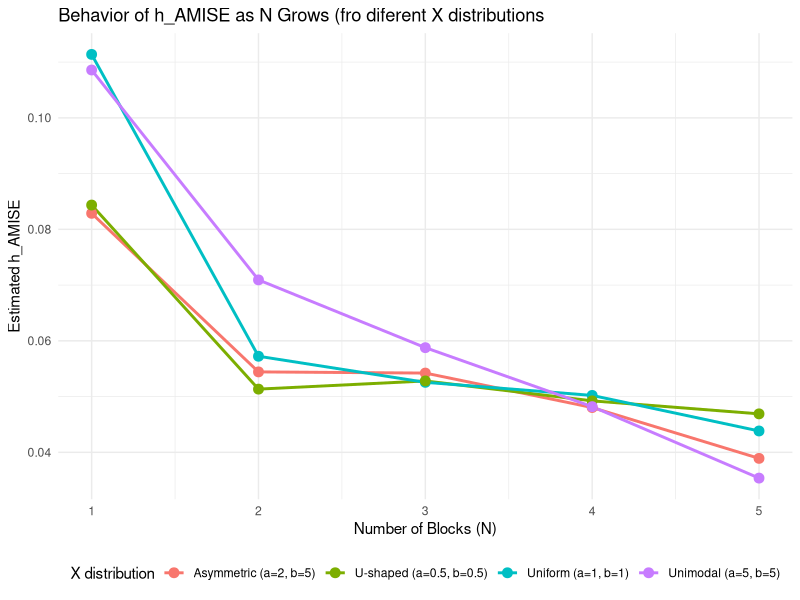

Write R code to recreate this figure. (Note: a time limit stopped this script after it produced the figure.)
## ---- chunk 1
#| echo: false
#| message: false
#| warning: false

library(ggplot2)
library(dplyr)
library(tidyr)
library(gridExtra)

# Set seed
set.seed(953)

# Define the true regression function m(x) 
true_m <- function(x) {
  sin(1 / (x / 3 + 0.1))
}

#Function to generate data
# Generates n samples from Y = m(X) + epsilon, with X ~ Beta(alpha, beta) and epsilon ~ N(0, sigma_sq)
generate_data <- function(n, alpha, beta, sigma_sq = 1) {
  # Generate the covariate X from a Beta distribution
  x <- rbeta(n, shape1 = alpha, shape2 = beta)
  
  # Generate the error epsilon from a Normal distribution
  epsilon <- rnorm(n, mean = 0, sd = sqrt(sigma_sq))
  
  # Calculate the response Y
  y <- true_m(x) + epsilon
  
  # Return the data as a dataframe
  return(data.frame(x = x, y = y))
}


#Function to find the optimal number of blocks 
find_optimal_N <- function(sim_data, min_block_size = 20) {
  n <- nrow(sim_data)
  N_max <- max(min(floor(n / min_block_size), 5), 1) # N_max respects min_block_size
  
  if (N_max < 1) return(1) # Edge case for very small n
  
  rss_values <- numeric(N_max) #create a vector to save rrs_values
  
  for (N in 1:N_max) {
    if (n / N < min_block_size && N > 1) {
      rss_values[N] <- NA
      next
    }
    
    # Create the 'block' column. 
    # If N=1, assign 1 to all rows --> every row has the exact same identifier 
    sim_data_N <- sim_data %>% 
      mutate(block = if (N > 1) cut(x, breaks = N, labels = FALSE, include.lowest = TRUE) else 1)
    
    # Calculate RSS for each block
    #For the current block (.), it attempts to fit a linear model (lm) with a fourth-degree polynomial 
    #If the fit fails (too few data points in the block), the program will store an error object (no stop)
    #The sum of the RRS of the blocks at the end of each iteration is saved in the vector 'rss_values'
    
    rss_by_block <- sim_data_N %>%
      group_by(block) %>%
      do({
        fit <- try(lm(y ~ poly(x, 4, raw = TRUE), data = .), silent = TRUE)
        if (inherits(fit, "try-error")) { data.frame(rss = NA) } else { data.frame(rss = sum(residuals(fit)^2)) }
      })
    rss_values[N] <- sum(rss_by_block$rss, na.rm = TRUE)
  }
  
  if(all(is.na(rss_values))) return(1)
  
  valid_indices <- which(!is.na(rss_values))
  last_valid_N_max <- max(valid_indices)
  
  if ((n - 5 * last_valid_N_max) <= 0) return(1) 
  rss_Nmax <- rss_values[last_valid_N_max]
  
  #Define a vector in which we save the Mallow's Cp for each N
  cp_values <- (rss_values[valid_indices] / (rss_Nmax/ (n - 5 * last_valid_N_max))) - (n - 10 * valid_indices)
  
  # Find the index of the minimum Cp among the valid ones
  best_index_in_valid_set <- which.min(cp_values)
  
  # Return the correct value of N
  N_star <- valid_indices[best_index_in_valid_set]
  
  return(N_star)
}

estimate_parameters <- function(sim_data, N) {
  n <- nrow(sim_data)
  
  #Estimate theta_22
  #Divide the data into N blocks based on the value of x
  sim_data_N <- sim_data %>% 
    mutate(block = if (N > 1) cut(x, breaks = N, labels = FALSE, include.lowest = TRUE) else 1)
  
  #Function to calculate the squared second derivative:
  get_m_double_prime_sq <- function(data_subset) {
    # Fit the 4th-degree polynomial model.
    fit <- try(lm(y ~ poly(x, 4, raw = TRUE), data = data_subset), silent = TRUE)
    
    # Error handling: if the fit fails, return NA
    if (inherits(fit, "try-error") || length(coef(fit)) < 5) {
      return(rep(NA, nrow(data_subset)))
    }
    
    # Extract the five estimated coefficients (beta_0, beta_1, ...)
    coeffs <- coef(fit)
    
    # Apply the formula for the second derivative of a quartic polynomial:
    # m''(x) = 2*beta_2 + 6*beta_3*x + 12*beta_4*x^2
    m_double_prime <- 2 * coeffs[3] + 6 * coeffs[4] * data_subset$x + 12 * coeffs[5] * data_subset$x^2
    
    # Return the square of this value (as required by the theta_22 formula)
    return(m_double_prime^2)
  }
  
  # Apply the helper function to each block of data
  # 'group_map' creates a list where each element is the result for one block
  # 'unlist' combines this list of vectors into a single large vector (inner sum of teh given formula)
  m_double_prime_sq_values <- unlist(
    sim_data_N %>% group_by(block) %>% group_map(~ get_m_double_prime_sq(.x))
  )
  
  # Calculate theta_22 by taking the mean of all the squared second derivative values
  # Theta_22 = (1/n) * sum(m''(xi)^2)
  theta_22_hat <- mean(m_double_prime_sq_values, na.rm = TRUE)
  
  #Estimate sigma_sq
  # We re-calculate the RSS for the chosen number of blocks, N.
  rss_by_block <- sim_data_N %>%
    group_by(block) %>%
    do({
      fit <- try(lm(y ~ poly(x, 4, raw = TRUE), data = .), silent = TRUE)
      if (inherits(fit, "try-error")) { data.frame(rss = NA) } else { data.frame(rss = sum(residuals(fit)^2)) }
    })
  rss_N <- sum(rss_by_block$rss, na.rm = TRUE)
  
  # Calculate sigma^2 using the RSS (as in the formula)
  if ((n - 5 * N) <= 0) {
    sigma_sq_hat <- NA
  } else {
    sigma_sq_hat <- rss_N / (n - 5 * N)
  }
  
  #Return all estimated parameters in a list
  return(list(
    sigma_sq_hat = sigma_sq_hat,
    theta_22_hat = theta_22_hat,
    RSS = rss_N
  ))
}
## ---- chunk 2
#| echo: false
#| message: false
#| warning: false

# Function to calculate h_AMISE for each potential N
analyze_h_vs_N <- function(n, alpha, beta, sigma2) {
  sim_data <- generate_data(n = n, alpha = alpha, beta = beta, sigma_sq = sigma2) %>% arrange(x)
  N_max <- max(min(floor(n / 20), 5), 1)
  h_results <- vector("list", N_max)
  
  for (N in 1:N_max) {
    params <- estimate_parameters(sim_data, N) # Estimate parameters for the current N
    
    if(is.na(params$theta_22_hat) || params$theta_22_hat == 0 || is.na(params$sigma_sq_hat)) {
      h_amise_N <- NA
    } else {
      h_amise_N <- (n^(-1/5)) * ((35 * params$sigma_sq_hat) / abs(params$theta_22_hat))^(1/5)
    }
    h_results[[N]] <- data.frame(N = N, h_amise_at_N = h_amise_N)
  }
  return(bind_rows(h_results))
}

#Beta parameters to test
beta_params_to_test <- list(
  "Asymmetric (a=2, b=5)" = c(alpha=2, beta=5),
  "Uniform (a=1, b=1)" = c(alpha=1, beta=1),
  "U-shaped (a=0.5, b=0.5)" = c(alpha=0.5, beta=0.5),
  "Unimodal (a=5, b=5)" = c(alpha=5, beta=5)
)

# Fixed parameters
N_SAMPLE <- 2000
SIGMA2 <- 1

all_results_list <- list()

# Test for each beta parameters and save the results in the list
for (dist_name in names(beta_params_to_test)) {
  params <- beta_params_to_test[[dist_name]]
  h_vs_N_data <- analyze_h_vs_N(n = N_SAMPLE, alpha = params["alpha"], beta = params["beta"], sigma2 = SIGMA2)
  h_vs_N_data$distribution <- dist_name
  all_results_list[[dist_name]] <- h_vs_N_data
}

# Combine in a dataframe
combined_h_data <- bind_rows(all_results_list)

# Plot the results
plot_h_vs_N_combined <- ggplot(combined_h_data, aes(x = N, y = h_amise_at_N, color = distribution, group = distribution)) +
  geom_line(linewidth = 1) +
  geom_point(size = 3) +
  labs(
    title = "Behavior of h_AMISE as N Grows (fro diferent X distributions",
    x = "Number of Blocks (N)",
    y = "Estimated h_AMISE",
    color = "X distribution"
  ) +
  scale_x_continuous(breaks = 1:max(combined_h_data$N, na.rm=TRUE)) +
  theme_minimal() +
  theme(legend.position = "bottom")

print(plot_h_vs_N_combined)
## ---- chunk 3
#| echo: false
#| message: false
#| warning: false

# Vector of sample sizes to test
n_values <- seq(200, 3000, by = 200)
# Number of replications for each n to average out randomness
N_REPLICATIONS <- 200

# Fixed parameters for the Beta distribution
ALPHA <- 2
BETA <- 5

results_list <- list()

# OUTER LOOP: iterates over each value of n
for (n_i in n_values) {
  
  # Vector to store the results of each replication for the current n
  n_opt_replicates <- numeric(N_REPLICATIONS)
  
  # INNER LOOP: runs the simulation multiple times for the same n
  for (rep in 1:N_REPLICATIONS) {
    # 1. Generate data
    sim_data <- generate_data(n = n_i, alpha = ALPHA, beta = BETA) %>% arrange(x)
    
    # 2. Find the optimal N for this specific dataset
    N_opt <- find_optimal_N(sim_data)
    
    # 3. Store the result of this replication
    n_opt_replicates[rep] <- N_opt
  }
  
  # Calculate the average of the results for the current n
  average_n_opt <- mean(n_opt_replicates, na.rm = TRUE)
  
  # Add the averaged result for this n_i to the list
  results_list[[length(results_list) + 1]] <- data.frame(
    n = n_i,
    avg_N_opt = average_n_opt
  )
}

#Combine all results into a dataframe
results_averaged <- bind_rows(results_list)

# Plot: Average Optimal N vs. n
plot_N_vs_n <- ggplot(results_averaged, aes(x = n, y = avg_N_opt)) +
  geom_line(color="darkgreen", linewidth = 1.2) +
  geom_point(color="darkgreen", size = 3) +
  labs(title = "Average Optimal N vs. Sample Size (n)",
       subtitle = paste("Based on", N_REPLICATIONS, "replications per point"),
       x = "Sample Size (n)",
       y = "Average Optimal Number of Blocks (N_opt)") +
  theme_minimal()

print(plot_N_vs_n) 
## ---- chunk 4
#| echo: false
#| message: false
#| warning: false
#| fig-height: 7

beta_params <- list(
  "Uniform (a=1, b=1)" = c(1, 1), 
  "Unimodal (a=5, b=5)" = c(5, 5), 
  "U-shaped (a=0.5, b=0.5)" = c(0.5, 0.5), 
  "Asymmetric (a=5, b=2)" = c(5, 2)
)
n_fixed <- 500
results_dist_list <- list()

for (name in names(beta_params)) {
  params_beta <- beta_params[[name]]
  for (rep in 1:N_REPLICATIONS) {
    # <<< Logic from run_simulation_step is now integrated here >>>
    sim_data <- generate_data(n = n_fixed, alpha = params_beta[1], beta = params_beta[2], sigma_sq = 1) %>% arrange(x)
    N_star <- find_optimal_N(sim_data)
    if (is.na(N_star)) {
      h_amise <- NA
    } else {
      params <- estimate_parameters(sim_data, N_star)
      if(is.na(params$theta_22_hat) || params$theta_22_hat == 0 || is.na(params$sigma_sq_hat)) {
        h_amise <- NA
      } else {
        h_amise <- (n_fixed^(-1/5)) * ((35 * params$sigma_sq_hat) / abs(params$theta_22_hat))^(1/5)
      }
    }
    results_dist_list[[length(results_dist_list) + 1]] <- data.frame(distribution = name, h_amise = h_amise)
  }
}

results_dist_df <- bind_rows(results_dist_list) %>% filter(!is.na(h_amise))

results_dist_df$distribution <- factor(results_dist_df$distribution, levels = names(beta_params))
plot_h_vs_dist <- ggplot(results_dist_df, aes(x = distribution, y = h_amise, fill = distribution)) +
  geom_boxplot() +
  labs(title = paste("Impact of n° of observations in different regions on h_AMISE"), 
       x = "Distribution of X", 
       y = "Estimated Optimal Bandwidth") +
  theme_minimal() +
  theme(legend.position = "none", axis.text.x = element_text(angle = 10, hjust = 1))
print(plot_h_vs_dist)
## ---- chunk 5
#| echo: false
#| message: false
#| warning: false
#| fig-height: 9

# Create a sequence of 500 points on the x-axis between 0 and 1
x_values <- seq(0, 1, length.out = 500)

# Create a dataframe with the x and y values
function_data <- data.frame(
  x = x_values,
  y = true_m(x_values)
)

# Draw the function plot
plot_function <- ggplot(function_data, aes(x = x, y = y)) +
  geom_line(color = "navy", linewidth = 1.2) +
  labs(
    title = "Plot of the Function",
    x = "x",
    y = "f(x)"
  ) +
  theme_minimal()

# --- Plot 2: Beta Distribution Densities ---

# Create a dataframe for the densities
density_data <- data.frame(x = x_values) %>%
  mutate(
    `Uniform (a=1, b=1)` = dbeta(x, 1, 1),
    `Unimodal (a=5, b=5)` = dbeta(x, 5, 5),
    `U-shaped (a=0.5, b=0.5)` = dbeta(x, 0.5, 0.5),
    `Asymmetric (a=5, b=2)` = dbeta(x, 5, 2)
  ) %>%
  tidyr::pivot_longer(
    cols = -x,
    names_to = "Distribution",
    values_to = "Density"
  )

# Draw the density plot
plot_densities <- ggplot(density_data, aes(x = x, y = Density, color = Distribution)) +
  geom_line(linewidth = 1.2) +
  labs(
    title = "Densities of the Different Beta Distributions",
    x = "x",
    y = "Density"
  ) +
  scale_y_continuous(limits = c(0, 4)) + 
  theme_minimal() +
  theme(legend.position = "bottom")

# --- Combine the two plots ---
grid.arrange(plot_function, plot_densities, nrow = 2)
